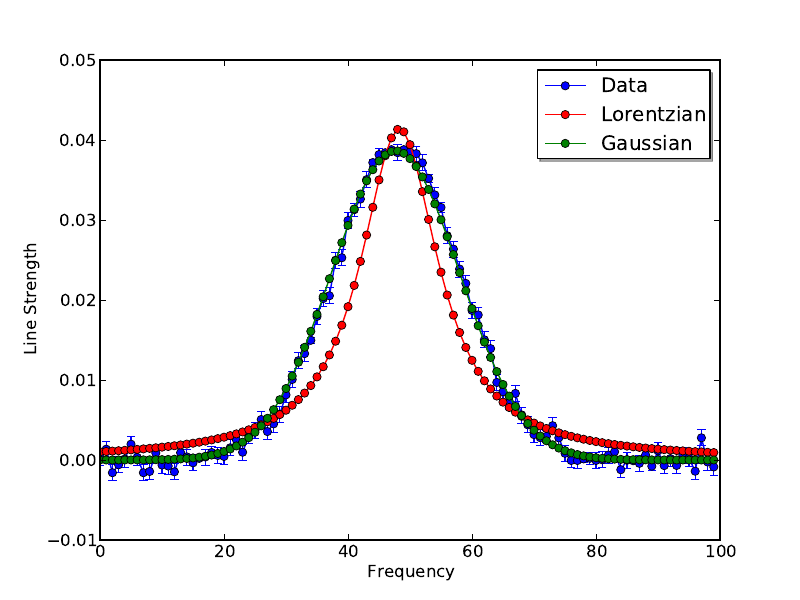

Recreate this plot in Python.
import pylab
import numpy
import string

def chi_sq(fit,y,err):
    '''
    Returns chi_sq estimate for the fit.
    '''
    X_sq=numpy.sum(((y-fit)/err)**2)
    nu=len(y)-2.0
    sigma=numpy.sum(y-fit)/nu
    return X_sq

def fit(x,y,err,which):
    '''
    Performs fit to input data.  Computes function (gauss or lorentz) with 
    a spread of function parameters, then returns the parameters for the
    function with the smalles chi squared value.
    Returns the fit to optimal parameters.
    '''
    max_index=numpy.argmax(y)
    x_0=x[numpy.argmax(y)]
    chi_all=[]
    alpha_all=[]
    x_0_all=[]
    if which=='gaussian':
        print 'Gaussian'
        for x_0 in numpy.linspace(x[max_index-4],x[max_index+4],40): #iterate from four points below and four points above the peak in 40 steps.
            for alpha in numpy.linspace(1,30,40):
                fit=(1.0/alpha)*numpy.sqrt(numpy.log(2)/numpy.pi)*numpy.exp((-1*numpy.log(2)*(x-x_0)**2)/alpha**2)
                chi_all.append(chi_sq(fit,y,err))
                alpha_all.append(alpha)
                x_0_all.append(x_0)
        alpha=alpha_all[numpy.argmin(chi_all)]   #find index of minimum in array
        x_0=x_0_all[numpy.argmin(chi_all)]       #find index of minimum in array
        print 'alpha,x_0=',alpha,x_0
        fit=(1.0/alpha)*numpy.sqrt(numpy.log(2)/numpy.pi)*numpy.exp((-1*numpy.log(2)*(x-x_0)**2)/alpha**2)
    if which=='lorentzian':
        print 'Lorentzian'
        for x_0 in numpy.linspace(x[max_index-4],x[max_index+4],40): #iterate from four points below and four points above the peak in 40 steps.
            for alpha in numpy.linspace(1,30,40):
                fit=(1.0/numpy.pi)*(alpha)/((x-x_0)**2+alpha**2)
                chi_all.append(chi_sq(fit,y,err))
                alpha_all.append(alpha)
                x_0_all.append(x_0)
        alpha=alpha_all[numpy.argmin(chi_all)]   #find index of minimum in array
        x_0=x_0_all[numpy.argmin(chi_all)]       #find index of minimum in array
        print 'alpha,x_0=',alpha,x_0
        fit=(1.0/numpy.pi)*(alpha)/((x-x_0)**2+alpha**2)  #refit with parameters of minimum chi_sq
    fit=numpy.array(fit)
    nu=len(y)-2.0
    sigma=float(numpy.sum(y-fit))/nu  #estimate error
    print 'Error=',sigma
    print
    return fit
  

###############
##Begin main  
###############
freq=[]
strn=[]
err=[]

fin=open('ps3.dat')  #open input data
for line in fin.readlines(): #iterate of lines in the file
    line=line.split() #split line at whitespaces
    freq.append(float(line[0])) #split freq,strength,and error to different lists
    strn.append(float(line[1]))
    err.append(float(line[2]))

###convert lists to arrays
freq=numpy.array(freq)
strn=numpy.array(strn)
err=numpy.array(err)

#calls fitting function in the plotting call
pylab.ioff()
pylab.errorbar(freq,strn,yerr=err,fmt='bo-',label='Data')
pylab.plot(freq,fit(freq,strn,err,'lorentzian'),'ro-',label='Lorentzian')
pylab.plot(freq,fit(freq,strn,err,'gaussian'),'go-',label='Gaussian')
pylab.legend(numpoints=1,shadow=True)
pylab.xlabel('Frequency')
pylab.ylabel('Line Strength')
#pylab.show()
pylab.savefig('fit.pdf')
pylab.close()

